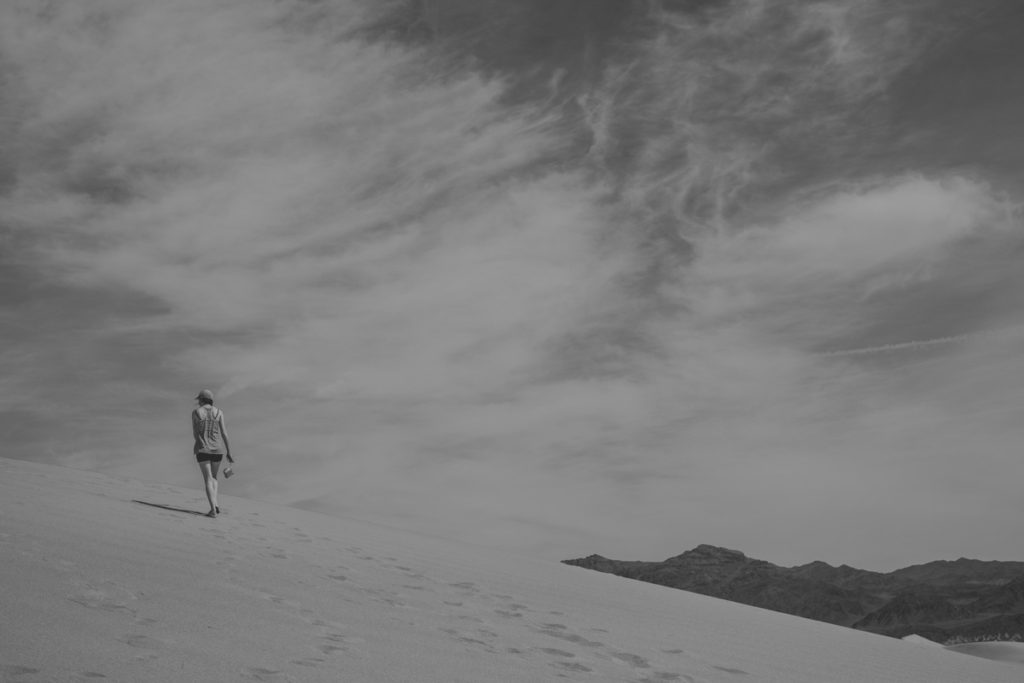
#> input picture images/beach.jpg, 1024 x 683 px, found by its file name
$ python equalization.py
#> lines starting #> are read from the running program, lines starting #| are printed output that depends on the picture
import cv2 as cv
import numpy as np
import os

image_path = os.path.join(os.getcwd(), 'images', 'beach.jpg')
image = cv.imread(image_path, 0)
#> image is the input picture: shape (683, 1024); min 30, max 173, mean 121.7
image = cv.resize(image, (400, 400))
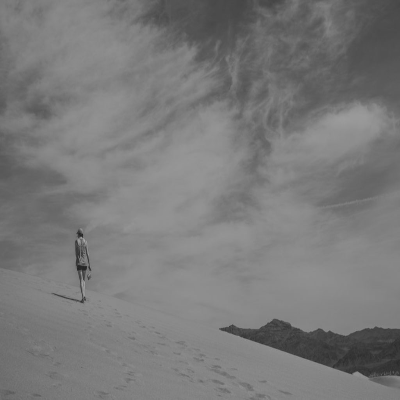
#> image: shape (400, 400); min 35, max 170, mean 121.6

equ = cv.equalizeHist(image)
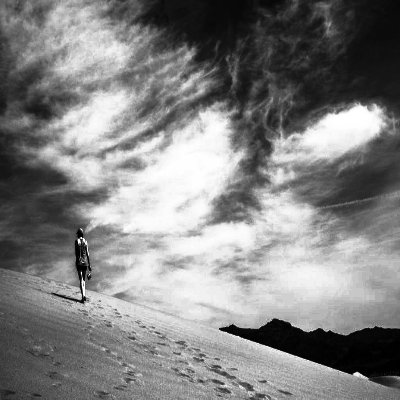
#> equ: shape (400, 400); min 0, max 255, mean 130.1
res = np.hstack((image, equ))
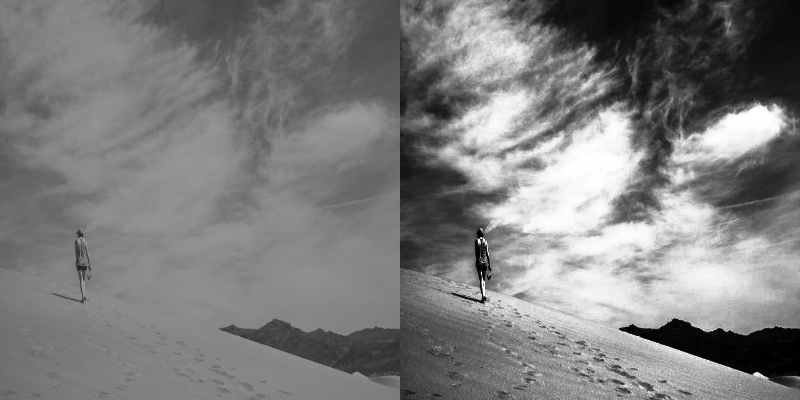
#> res: shape (400, 800); min 0, max 255, mean 125.9

cv.imshow('Result', res)
cv.waitKey(0)
cv.destroyAllWindows()
